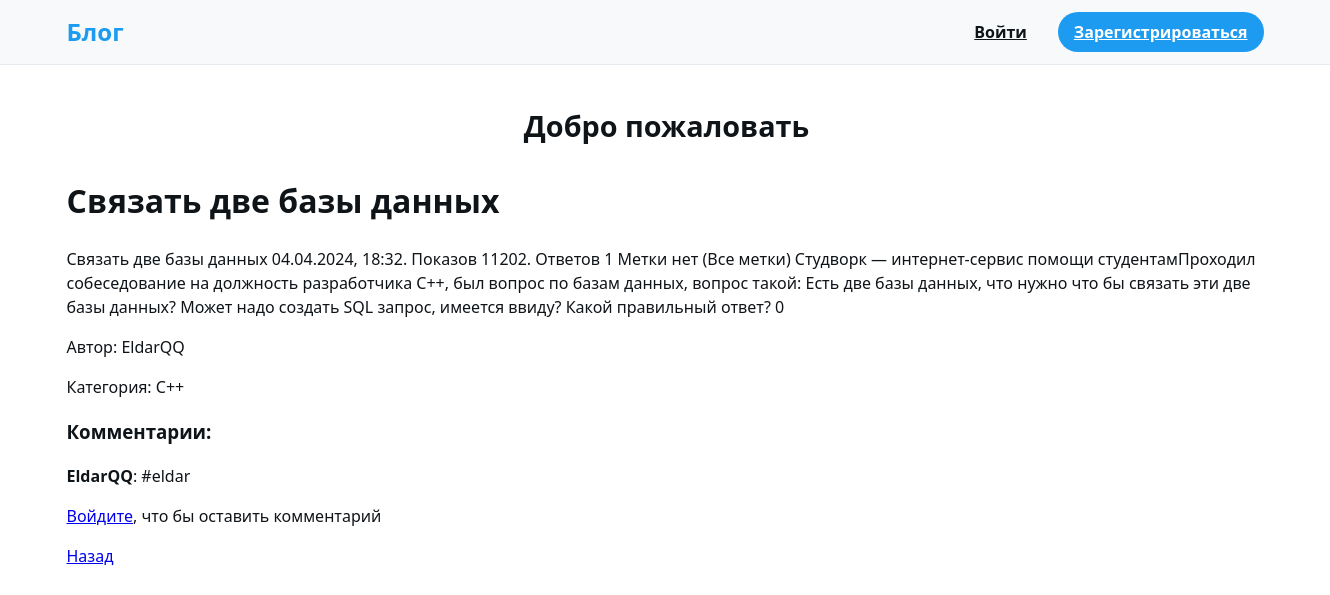
Screenshot of /post/3 with the database file from the repository.
### blog/models.py (models this page shows, shortened)
class Post(models.Model):
    title = models.CharField(max_length=200)
    content = models.TextField()
    author = models.ForeignKey(User, on_delete=models.CASCADE)
    category = models.ForeignKey(Category,on_delete=models.SET_NULL,null=True, blank=True)
    created_at = models.DateTimeField(auto_now_add=True)

class Category(models.Model):
    name = models.CharField(max_length=50,unique=True)

class Comment(models.Model):
    post = models.ForeignKey(Post, on_delete=models.CASCADE, related_name='comments')
    author = models.ForeignKey(User, on_delete=models.CASCADE)
    content = models.TextField()
    created_at = models.DateTimeField(auto_now_add=True)

### blog/views.py (the view)
# urls.py: path('post/<int:post_id>', views.post_detail,name='post_detail'),
def post_detail(request,post_id):
    post = get_object_or_404(Post, id=post_id)
    comments = post.comments.all()
    if request.method == 'POST':
        form = CommentPost(request.POST)
        if form.is_valid():
            comment = form.save(commit=False)
            comment.author = request.user
            comment.post = post
            comment.save()
            return redirect('post_detail', post_id=post.id)
    else:
        form = CommentPost()
    return render(request,'blog/post_detail.html', {'post':post, 'comments':comments, 'form':form})

### blog/templates/blog/post_detail.html
{% extends 'blog/home.html' %}
{% block content %}
<h1>{{ post.title }}</h1>
<p>{{ post.content }}</p>
<p>Автор: {{ post.author }}</p>
<p>Категория: {{ post.category.name }}</p>
<h3>Комментарии: </h3>
{% for comment in comments %}
    <p><b>{{ comment.author }}</b>: {{ comment.content }}</p>
{% endfor %}
{% if user.is_authenticated %}
    <form method="post">
        {% csrf_token %}
        {{ form.as_p}}
        <button type="submit">Добавить комментарий</button>
    </form>
{% else %}
<p><a href="{url 'login'}">Войдите</a>, что бы оставить комментарий</p>
{% endif %}
<a href="{% url 'post_list' %}">Назад</a>
{% endblock content %}

### blog/templates/blog/home.html (style rules this page uses)
:root { --primary: #1d9bf0; --primary-hover: #1a8cd8; --background: #ffffff; --nav-bg: #f8f9fa; --text: #0f1419; --text-light: #536471; --border: #e6ecf0; --like: #f91880; --shadow: 0 1px 3px rgba(0,0,0,0.1); }
body { font-family: 'Segoe UI', Roboto, Helvetica, Arial, sans-serif; margin: 0; padding: 0; background-color: var(--background); color: var(--text); line-height: 1.5; display: flex; flex-direction: column; min-height: 100vh; }

### rows the page displays
Post: title "Связать две базы данных", content "Связать две базы данных 04.04.2024, 18:32. Показов 11202. Ответов 1 Метки нет (Все метки) Студворк — интернет-сервис помощи студентамПроходил собеседование на должность разработчика С++, был вопрос по базам данных, вопрос такой: Есть две базы данных, что нужно что бы связать эти две базы данных? Может надо создать SQL запрос, имеется ввиду? Какой правильный ответ? 0", author "EldarQQ", category.name "C++"
Comment: author "EldarQQ", content "#eldar"
